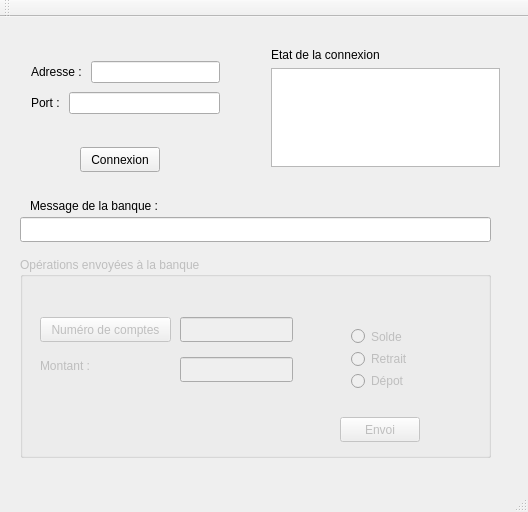
<?xml version="1.0" encoding="UTF-8"?>
<ui version="4.0">
 <class>DAB_MainWindow</class>
 <widget class="QMainWindow" name="DAB_MainWindow">
  <property name="geometry">
   <rect>
    <x>0</x>
    <y>0</y>
    <width>528</width>
    <height>512</height>
   </rect>
  </property>
  <property name="windowTitle">
   <string>DAB_MainWindow</string>
  </property>
  <widget class="QWidget" name="centralWidget">
   <widget class="QPushButton" name="pushButtonConnexion">
    <property name="geometry">
     <rect>
      <x>80</x>
      <y>130</y>
      <width>80</width>
      <height>25</height>
     </rect>
    </property>
    <property name="text">
     <string>Connexion</string>
    </property>
   </widget>
   <widget class="QLabel" name="labelMessageBanque">
    <property name="geometry">
     <rect>
      <x>30</x>
      <y>180</y>
      <width>161</width>
      <height>17</height>
     </rect>
    </property>
    <property name="text">
     <string>Message de la banque :</string>
    </property>
   </widget>
   <widget class="QLineEdit" name="lineEditMessageBanque">
    <property name="geometry">
     <rect>
      <x>20</x>
      <y>200</y>
      <width>471</width>
      <height>25</height>
     </rect>
    </property>
   </widget>
   <widget class="QGroupBox" name="groupBoxOperations">
    <property name="enabled">
     <bool>false</bool>
    </property>
    <property name="geometry">
     <rect>
      <x>20</x>
      <y>240</y>
      <width>471</width>
      <height>201</height>
     </rect>
    </property>
    <property name="title">
     <string>Opérations envoyées à la banque</string>
    </property>
    <widget class="QPushButton" name="pushButtonNumeroDeCompte">
     <property name="geometry">
      <rect>
       <x>20</x>
       <y>60</y>
       <width>131</width>
       <height>25</height>
      </rect>
     </property>
     <property name="text">
      <string>Numéro de comptes</string>
     </property>
    </widget>
    <widget class="QLineEdit" name="lineEditNumeroCompte">
     <property name="geometry">
      <rect>
       <x>160</x>
       <y>60</y>
       <width>113</width>
       <height>25</height>
      </rect>
     </property>
    </widget>
    <widget class="QLineEdit" name="lineEditMontant">
     <property name="geometry">
      <rect>
       <x>160</x>
       <y>100</y>
       <width>113</width>
       <height>25</height>
      </rect>
     </property>
    </widget>
    <widget class="QLabel" name="labelMontant">
     <property name="geometry">
      <rect>
       <x>20</x>
       <y>100</y>
       <width>54</width>
       <height>17</height>
      </rect>
     </property>
     <property name="text">
      <string>Montant :</string>
     </property>
    </widget>
    <widget class="QPushButton" name="pushButtonEnvoi">
     <property name="geometry">
      <rect>
       <x>320</x>
       <y>160</y>
       <width>80</width>
       <height>25</height>
      </rect>
     </property>
     <property name="text">
      <string>Envoi</string>
     </property>
    </widget>
    <widget class="QWidget" name="layoutWidget">
     <property name="geometry">
      <rect>
       <x>320</x>
       <y>60</y>
       <width>98</width>
       <height>83</height>
      </rect>
     </property>
     <layout class="QVBoxLayout" name="verticalLayout_3">
      <item>
       <widget class="QRadioButton" name="radioButtonSolde">
        <property name="text">
         <string>Solde</string>
        </property>
       </widget>
      </item>
      <item>
       <widget class="QRadioButton" name="radioButtonRetrait">
        <property name="text">
         <string>Retrait</string>
        </property>
       </widget>
      </item>
      <item>
       <widget class="QRadioButton" name="radioButtonDepot">
        <property name="text">
         <string>Dépot</string>
        </property>
       </widget>
      </item>
     </layout>
    </widget>
   </widget>
   <widget class="QWidget" name="layoutWidget">
    <property name="geometry">
     <rect>
      <x>260</x>
      <y>20</y>
      <width>251</width>
      <height>141</height>
     </rect>
    </property>
    <layout class="QVBoxLayout" name="verticalLayout">
     <item>
      <widget class="QLabel" name="labelEtatConnexion">
       <property name="text">
        <string>Etat de la connexion</string>
       </property>
      </widget>
     </item>
     <item>
      <widget class="QListWidget" name="listWidgetEtatConnexion"/>
     </item>
    </layout>
   </widget>
   <widget class="QWidget" name="layoutWidget">
    <property name="geometry">
     <rect>
      <x>20</x>
      <y>30</y>
      <width>211</width>
      <height>81</height>
     </rect>
    </property>
    <layout class="QVBoxLayout" name="verticalLayout_2">
     <item>
      <layout class="QHBoxLayout" name="horizontalLayout_2">
       <item>
        <widget class="QLabel" name="labelAdresse">
         <property name="text">
          <string>Adresse : </string>
         </property>
        </widget>
       </item>
       <item>
        <widget class="QLineEdit" name="lineEditAdresse"/>
       </item>
      </layout>
     </item>
     <item>
      <layout class="QHBoxLayout" name="horizontalLayout">
       <item>
        <widget class="QLabel" name="labelPort">
         <property name="text">
          <string>Port : </string>
         </property>
        </widget>
       </item>
       <item>
        <widget class="QLineEdit" name="lineEditPort"/>
       </item>
      </layout>
     </item>
    </layout>
   </widget>
  </widget>
  <widget class="QMenuBar" name="menuBar">
   <property name="geometry">
    <rect>
     <x>0</x>
     <y>0</y>
     <width>528</width>
     <height>22</height>
    </rect>
   </property>
  </widget>
  <widget class="QToolBar" name="mainToolBar">
   <attribute name="toolBarArea">
    <enum>TopToolBarArea</enum>
   </attribute>
   <attribute name="toolBarBreak">
    <bool>false</bool>
   </attribute>
  </widget>
  <widget class="QStatusBar" name="statusBar"/>
 </widget>
 <layoutdefault spacing="6" margin="11"/>
 <resources/>
 <connections/>
</ui>
